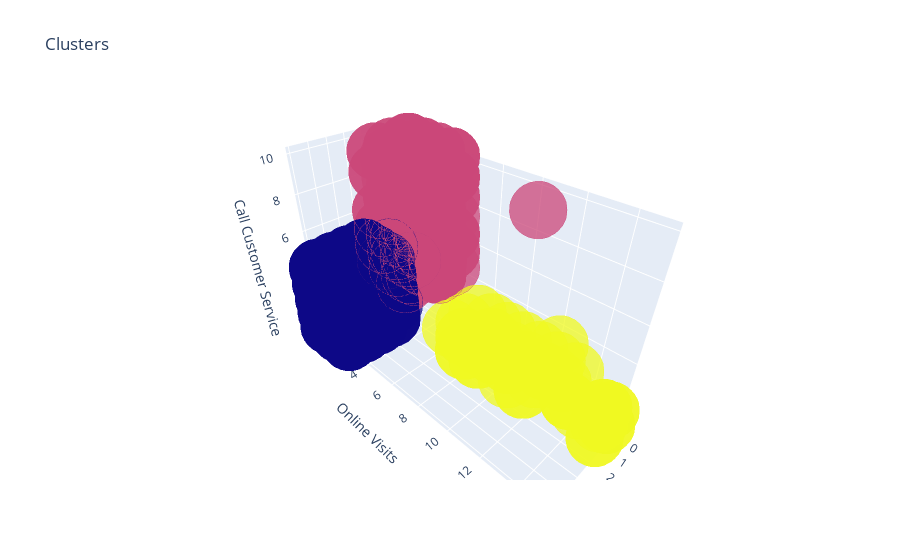

Here is the notebook cell this chart was saved with:
### Code cell
import plotly as py
import plotly.graph_objs as go

trace1 = go.Scatter3d(
    x= data['total_visits_bank'],
    y= data['total_visits_online'],
    z= data['total_calls_made'],
    mode='markers',
     marker=dict(
        color = data['cluster'], 
        size= 20,
        line=dict(
            color= data['cluster'],
            width= 15
        ),
        opacity=0.75
     ),

)
d = [trace1]
layout = go.Layout(
    title= 'Clusters',
    scene = dict(
            xaxis = dict(title  = 'Bank Visits'),
            yaxis = dict(title  = 'Online Visits'),
            zaxis = dict(title  = 'Call Customer Service')
        )
)
fig = go.Figure(data=d, layout=layout)
py.offline.iplot(fig)

### Figure 1 — Plotly figure (JSON) as saved in the notebook; plotly's stock layout.template omitted (floating-point values rounded to 4 significant figures; data arrays with more than 128 entries replaced by an {"elided": "..."} marker saying what was removed)
{"data": [{"marker": {"color": {"elided": "660 int values"}, "line": {"color": {"elided": "660 int values"}, "width": 15}, "opacity": 0.75, "size": 20}, "mode": "markers", "type": "scatter3d", "x": {"elided": "660 int values"}, "y": {"elided": "660 int values"}, "z": {"elided": "660 int values"}}], "layout": {"scene": {"xaxis": {"title": {"text": "Bank Visits"}}, "yaxis": {"title": {"text": "Online Visits"}}, "zaxis": {"title": {"text": "Call Customer Service"}}}, "title": {"text": "Clusters"}}}
